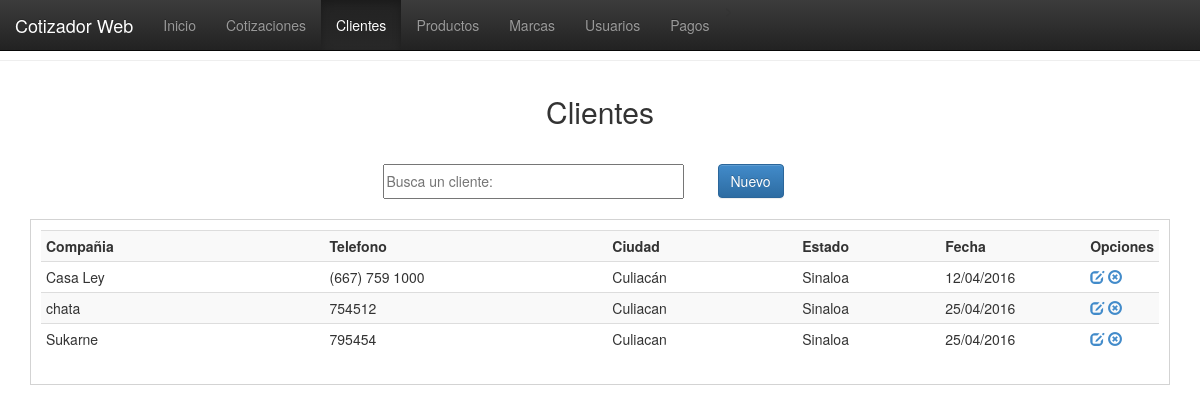
The page /vistas/clientes.php on the database its author committed.
### tables this page shows
CREATE TABLE `clientes` (
  `id_cte` int(11) NOT NULL,
  `comp_cte` varchar(100) NOT NULL,
  `nombcomer_cte` varchar(100) NOT NULL,
  `tel_cte` varchar(50) NOT NULL,
  `dir_cte` varchar(100) NOT NULL,
  `ciud_cte` varchar(100) NOT NULL,
  `edo_cte` varchar(100) NOT NULL,
  `fecha_cte` date NOT NULL
);

### php/conexion.php (called while the page is built, shortened)
<?php
function fechaNormal($fecha){
		$nfecha = date('d/m/Y',strtotime($fecha));
		return $nfecha;
}
?>

### vistas/clientes.php (the view, shortened to what this page needs)
<!DOCTYPE html>
<html>
<head>
<link href="../css/estilo.css" rel="stylesheet">
<link href="../bootstrap/css/bootstrap.css" rel="stylesheet">
<link href="../bootstrap/css/bootstrap.min.css" rel="stylesheet">
<link href="../bootstrap/css/bootstrap-theme.css" rel="stylesheet">
<link href="../bootstrap/css/bootstrap-theme.min.css" rel="stylesheet">
</head>
<body>
  <nav class="navbar navbar-inverse navbar-fixed-top">
    <div class="container-fluid">
      <div class="navbar-header">
        <a class="navbar-brand" href="#">Cotizador Web</a>
      </div>
      <div class="collapse navbar-collapse" id="myNavbar">
        <ul class="nav navbar-nav">
          <li><a href="index.php">Inicio</a></li>>
          <li><a href="cotizaciones.php">Cotizaciones</a></li>
          <li class="active"><a href="clientes.php">Clientes</a></li>
          <li><a href="productos.php">Productos</a></li>
          <li><a href="marcas.php">Marcas</a></li>
          <li><a href="usuarios.php">Usuarios</a></li>
          <li><a href="pagos.php">Pagos</a></li>
        </ul>
      </div>
    </div>
  </nav>
  <br><br><hr>
    <header>Clientes</header>
    <section>
    <table border="0" align="center">
    	<tr>
        	<td width="335"><input type="text" placeholder="Busca un cliente:" id="bs-cte"/></td>
            <td width="100"><button id="nuevo-cliente" class="btn btn-primary">Nuevo</button></td>
        </tr>
    </table>
    </section>
    <div class="registros" id="agrega-registros-cte">
        <table class="table table-striped table-condensed table-hover">
            <tr>
                <th width="300">Compañia</th>
                <th width="300">Telefono</th>
                <th width="200">Ciudad</th>
                <th width="150">Estado</th>
                <th width="150">Fecha</th>
                <th width="50">Opciones</th>
            </tr>
        <?php
            include('../php/conexion.php');
            $registro = mysql_query("SELECT * FROM clientes");
            while($registro2 = mysql_fetch_array($registro)){
                echo '<tr>
                        <td>'.$registro2['nombcomer_cte'].'</td>
                        <td>'.$registro2['tel_cte'].'</td>
                        <td>'.$registro2['ciud_cte'].'</td>
                        <td>'.$registro2['edo_cte'].'</td>
                        <td>'.fechaNormal($registro2['fecha_cte']).'</td>
                        <td>
                            <a href="javascript:editarCliente('.$registro2['id_cte'].');" class="glyphicon glyphicon-edit"></a>
                            <a href="javascript:eliminarCliente('.$registro2['id_cte'].');" class="glyphicon glyphicon-remove-circle"></a>
                        </td>
                    </tr>';
            }
        ?>
        </table>
    </div>
</body>
</html>

### css/estilo.css (style rules this page uses)
body { margin:0px; font-family:"Trebuchet MS", Arial, Helvetica, sans-serif; min-width:1000px; }
header { margin:auto; padding:10px; font-size:30px; width:500px; text-align:center; margin-top:20px; }
section { margin-top:20px; }
section table tr td input { width:90%; height:35px; outline:none; font-size:14px; }
.registros { margin:auto; width:95%; margin-top:20px; border:1px solid #D3D3D3; height:auto; padding:10px; }

### rows shown on the page
clientes: nombcomer_cte "Casa Ley", tel_cte "(667) 759 1000", ciud_cte "Culiacán", edo_cte "Sinaloa", fecha_cte "12/04/2016"
clientes: nombcomer_cte "chata", tel_cte "754512", ciud_cte "Culiacan", edo_cte "Sinaloa", fecha_cte "25/04/2016"
clientes: nombcomer_cte "Sukarne", tel_cte "795454", ciud_cte "Culiacan", edo_cte "Sinaloa", fecha_cte "25/04/2016"
